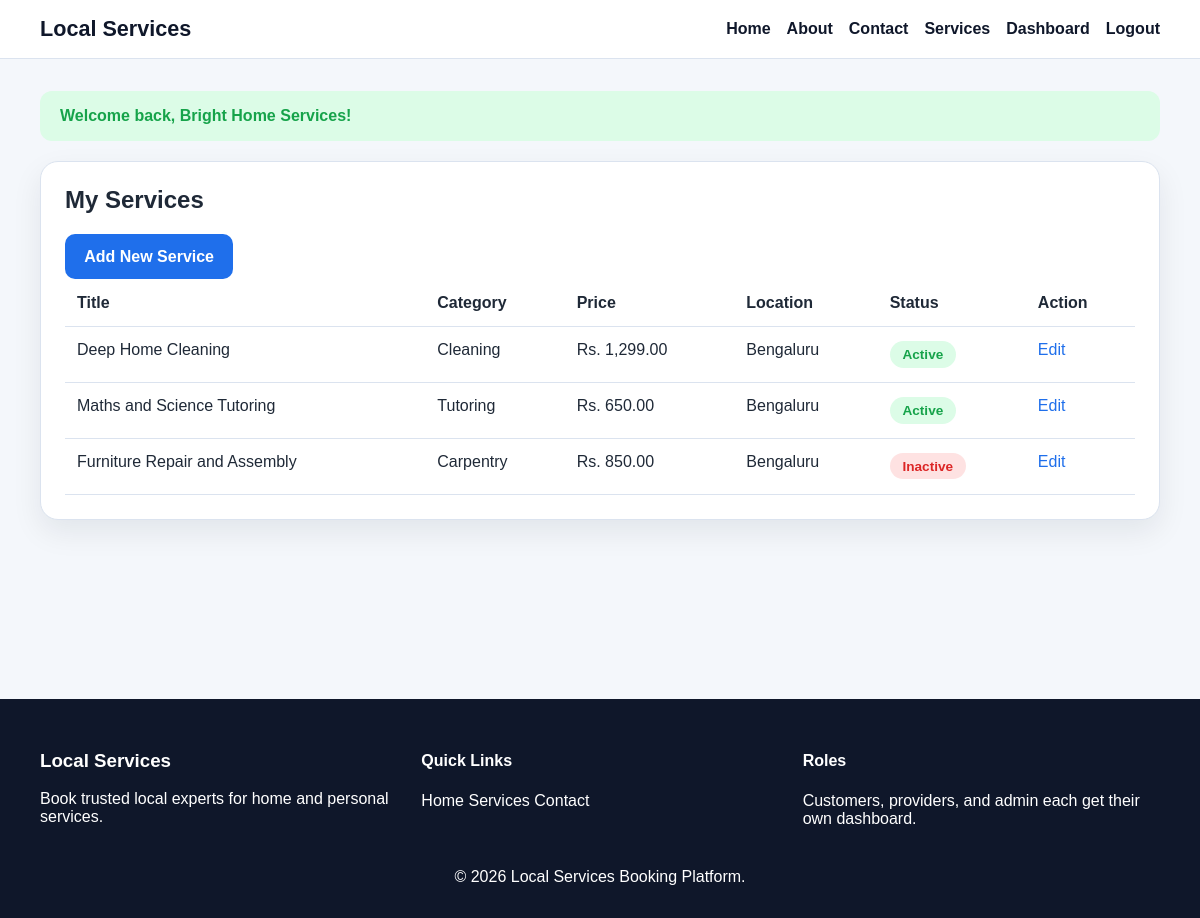
/provider/my-services.php (signed in), run on the app's committed database.
### tables this page shows
CREATE TABLE services (
    id INT AUTO_INCREMENT PRIMARY KEY,
    provider_id INT NOT NULL,
    category_id INT NOT NULL,
    title VARCHAR(150) NOT NULL,
    description TEXT NOT NULL,
    price DECIMAL(10,2) NOT NULL,
    location VARCHAR(150) NOT NULL,
    status ENUM('active', 'inactive') DEFAULT 'active',
    created_at TIMESTAMP DEFAULT CURRENT_TIMESTAMP,
    CONSTRAINT fk_services_provider FOREIGN KEY (provider_id) REFERENCES users(id) ON DELETE CASCADE,
    CONSTRAINT fk_services_category FOREIGN KEY (category_id) REFERENCES categories(id) ON DELETE CASCADE
);

CREATE TABLE categories (
    id INT AUTO_INCREMENT PRIMARY KEY,
    name VARCHAR(100) NOT NULL,
    description TEXT NOT NULL,
    created_at TIMESTAMP DEFAULT CURRENT_TIMESTAMP
);

### includes/functions.php (called while the page is built, shortened)
<?php
function h(?string $value): string
{
    return htmlspecialchars((string) $value, ENT_QUOTES, 'UTF-8');
}
function fetch_all_assoc(mysqli_stmt $stmt): array
{
    $result = $stmt->get_result();
    return $result ? $result->fetch_all(MYSQLI_ASSOC) : [];
}
function get_status_badge_class(string $status): string
{
    return match ($status) {
        'accepted', 'active', 'completed' => 'badge-success',
        'rejected', 'inactive' => 'badge-danger',
        default => 'badge-warning',
    };
}
?>

### provider/my-services.php (the view, shortened to what this page needs)
<?php
require_once __DIR__ . '/../includes/functions.php';
$user = current_user();
$stmt = $mysqli->prepare("
    SELECT services.*, categories.name AS category_name
    FROM services
    INNER JOIN categories ON services.category_id = categories.id
    WHERE services.provider_id = ?
    ORDER BY services.created_at DESC
");
$stmt->bind_param('i', $user['id']);
$stmt->execute();
$services = fetch_all_assoc($stmt);
require_once __DIR__ . '/../includes/header.php';
?>
<section class="table-card">
    <h2>My Services</h2>
    <div class="inline-actions">
        <a class="btn" href="/local-services-booking-platform/provider/add-service.php">Add New Service</a>
    </div>
    <table>
        <thead>
            <tr>
                <th>Title</th>
                <th>Category</th>
                <th>Price</th>
                <th>Location</th>
                <th>Status</th>
                <th>Action</th>
            </tr>
        </thead>
        <tbody>
            <?php if ($services): ?>
                <?php foreach ($services as $service): ?>
                    <tr>
                        <td><?php echo h($service['title']); ?></td>
                        <td><?php echo h($service['category_name']); ?></td>
                        <td>Rs. <?php echo number_format((float) $service['price'], 2); ?></td>
                        <td><?php echo h($service['location']); ?></td>
                        <td><span class="badge <?php echo get_status_badge_class($service['status']); ?>"><?php echo h($service['status']); ?></span></td>
                        <td><a href="/local-services-booking-platform/provider/edit-service.php?id=<?php echo (int) $service['id']; ?>">Edit</a></td>
                    </tr>
                <?php endforeach; ?>
            <?php else: ?>
                <tr>
                    <td colspan="6">You have not added any services yet.</td>
                </tr>
            <?php endif; ?>
        </tbody>
    </table>
</section>
<?php require_once __DIR__ . '/../includes/footer.php'; ?>

### assets/css/style.css (style rules this page uses)
:root { --primary: #1f6feb; --primary-dark: #154fa3; --secondary: #0f172a; --accent: #f59e0b; --bg: #f4f7fb; --white: #ffffff; --text: #1f2937; --muted: #64748b; --border: #dbe3ef; --success: #16a34a; --danger: #dc2626; --warning: #d97706; --shadow: 0 12px 30px rgba(15, 23, 42, 0.08); }
* { box-sizing: border-box; }
body { margin: 0; font-family: Arial, sans-serif; background: var(--bg); color: var(--text); }
a { color: var(--primary); text-decoration: none; }
.hero-actions, .inline-actions { display: flex; flex-wrap: wrap; gap: 1rem; margin-top: 1.25rem; }
.btn, button, input[type="submit"] { background: var(--primary); color: var(--white); border: none; border-radius: 10px; padding: 0.85rem 1.2rem; cursor: pointer; font-weight: 700; }
.card, .stat-card, .form-card, .table-card, .info-card { background: var(--white); border-radius: 18px; padding: 1.5rem; box-shadow: var(--shadow); border: 1px solid var(--border); }
.stat-card h3, .card h3, .form-card h2, .table-card h2 { margin-top: 0; }
.badge { display: inline-block; padding: 0.35rem 0.8rem; border-radius: 999px; font-size: 0.85rem; font-weight: 700; text-transform: capitalize; }
.badge-success { background: #dcfce7; color: var(--success); }
.badge-danger { background: #fee2e2; color: var(--danger); }
table { width: 100%; border-collapse: collapse; }
table th, table td { padding: 0.9rem 0.75rem; text-align: left; border-bottom: 1px solid var(--border); vertical-align: top; }

### data on the page
services: title "Deep Home Cleaning", category.name "Cleaning", price "1,299.00", location "Bengaluru", status "Active"
services: title "Maths and Science Tutoring", category.name "Tutoring", price "650.00", location "Bengaluru", status "Active"
services: title "Furniture Repair and Assembly", category.name "Carpentry", price "850.00", location "Bengaluru", status "Inactive"

### other printed values
$flash['message'] "Welcome back, Bright Home Services!"
